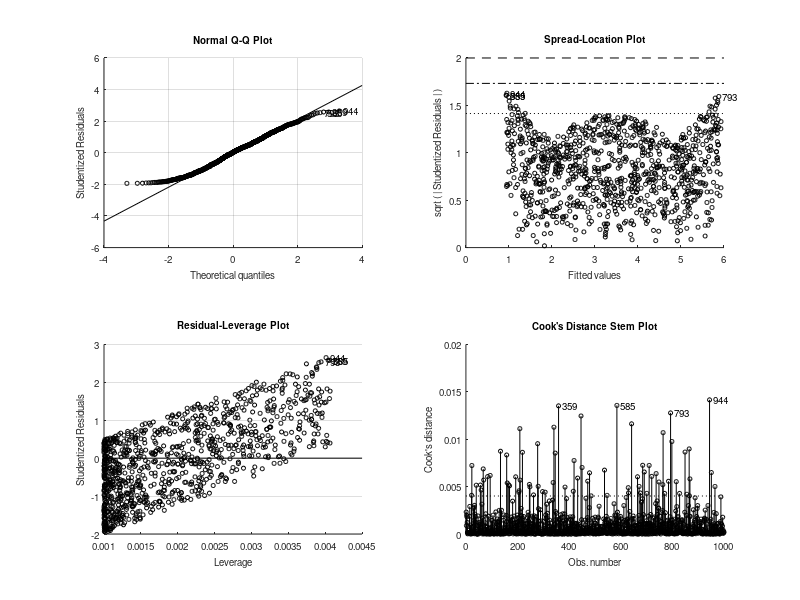
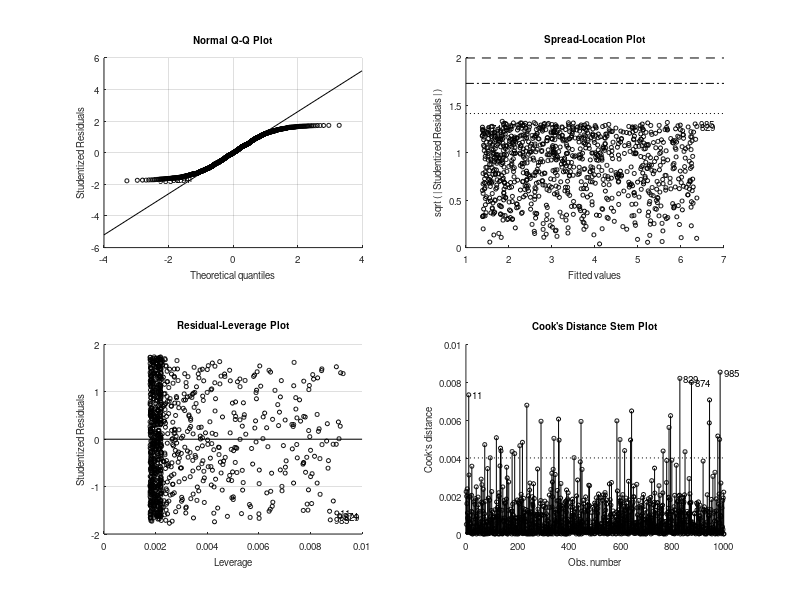

These charts were generated, in order, by the following MATLAB code: (Note: this script raises an error after producing the figures.)
% Bias-Variance Analysis

% First, we generate a synthetic dataset and examine the phenomenon of bias
% / variance tradeoff in different models. After that we will analyse some
% technique in order to manage the trade-off on real data. The presented
% procedures allow to decide which model, among a set of given models, is
% best suited for the problem analysed. For instance, we might want to
% select the most important features to use, the order of the polynomial in
% a regression, the coefficient for the regularization term or the K
% parameter in the K-NN method.

n_points = 1000;
eps = 0.7;
func = @(x) (1 + 1/2 * x + 1 / 10 * x.^2);

x = 5 * rand(n_points,1);
t = func(x);
t_noisy = func(x) + eps * rand(n_points, 1);

% After that we consider two different linear regression models.

lin_model = fitlm(x, t_noisy);

phi = [x x.^2];
qua_model = fitlm(phi, t_noisy);

% Let us plot in the parameter space the models we estimated and the
% optimal ones.

real_par = [1 1/2 1/10];
best_lin_par = [7/12 1 0];

lin_c = [lin_model.Coefficients.Estimate' 0];
qua_c = qua_model.Coefficients.Estimate;

figure();
plot3(real_par(1),real_par(2),real_par(3),'bx');
hold on
grid on;
plot3(best_lin_par(1),best_lin_par(2),best_lin_par(3),'ro');
plot3(lin_c(1),lin_c(2),lin_c(3),'r+');
plot3(qua_c(1),qua_c(2),qua_c(3),'b+');
title('Parameter space');
xlabel('w_0');
ylabel('w_1');
zlabel('w_2');

% As you can see from the two realizations of the parameters, the
% parameters of the family L1 lies in a 2D subspace, while the approximated
% quadratic models may span over a 3D subspace. Hence models from L2 might
% coincide with the real model, while linear models coming from L1 will
% always suffer from a bias which can not be reduced to zero.

% If we want to evaluate the bias and variance of the two chosen models, we
% should iterate the estimation procedure over multiple datasets.

n_repetitions = 100;
for ii = 1:n_repetitions
    % sample generation
    x = 5 * rand(n_points, 1);
    t = func(x);
    t_noisy = func(x) + eps * randn(n_points,1);
    phi = [x x.^2];
    
    lin_model = fitlm(x, t_noisy);
    qua_model = fitlm(phi, t_noisy);
    
    lin_coeff(ii,:) = [lin_model.Coefficients.Estimate' 0];
    qua_coeff(ii,:) = qua_model.Coefficients.Estimate;
end

figure();
plot3(real_par(1),real_par(2),real_par(3),'bx');
hold on
grid on;
plot3(best_lin_par(1),best_lin_par(2),best_lin_par(3),'ro');
plot3(lin_coeff(:,1),lin_coeff(:,2),lin_coeff(:,3),'r.');
plot3(qua_coeff(:,1),qua_coeff(:,2),qua_coeff(:,3),'b.');

title('Parameter space');
xlabel('w_0');
ylabel('w_1');
zlabel('w_2');

% In the figure you see how different trained models spread around the
% optimal parameters. The more points we consider for estimation, the more
% the resulting parameter vectors are close to the real and best model in
% hypothesis space L1, depending on the hypothesis space we choose.
% Remember that event if the estimated model coincides with the best model,
% we are not able to reduce the error on newly seen points to zero due to
% the irreducible error sigma^2.

% At last, we extract a new point and evaluate its bias and variance.

x_new = 5 * rand();
t_new = func(x_new) + eps * randn(1,1);
x_enh_new = [1 x_new 0];
phi_new = [1 x_new x_new.^2];

for ii = 1:n_repetitions
    y_pred_lin(ii) = lin_coeff(ii,:) * x_enh_new';
    y_pred_qua(ii) = qua_coeff(ii,:) * phi_new';
end

error_lin = mean((t_new - y_pred_lin).^2);
bias_lin = mean(func(x_new) - y_pred_lin)^2;
variance_lin = var(y_pred_lin);
var_t_lin = error_lin - variance_lin - bias_lin;

error_qua = mean((t_new - y_pred_qua).^2);
bias_qua = mean(func(x_new) - y_pred_qua)^2;
variance_qua = var(y_pred_qua);
var_t_qua = error_qua - variance_qua - bias_qua;

disp('---Single point---');
disp(['Linear error: ' num2str(error_lin)]);
disp(['Linear bias: ' num2str(bias_lin)]);
disp(['Linear variance: ' num2str(variance_lin)]);
disp(['Linear sigma: ' num2str(var_t_lin) ' (unreliable)']);

disp(['Quadratic error: ' num2str(error_qua)]);
disp(['Quadratic bias: ' num2str(bias_qua)]);
disp(['Quadratic variance: ' num2str(variance_qua)]);
disp(['Quadratic sigma: ' num2str(var_t_qua) ' (unreliable)']);

% In this case the estimation of the variance sigma^2 does not make sense
% since it has been done on a single sample.

% Similiarly we evaluate bias and variance by integrating over the entire
% input space [0,5] and have a more stable estimate.

n_samples = 101;
x_new = linspace(0,5,n_samples)';
t_new = func(x_new) + eps * randn(n_samples,1);
x_enh_new = [ones(n_samples,1) x_new zeros(n_samples,1)];
phi_new = [ones(n_samples,1) x_new x_new.^2];

for ii = 1:n_repetitions    
    y_pred_lin_all(ii,:) = lin_coeff(ii,:) * x_enh_new';
    y_pred_qua_all(ii,:) = qua_coeff(ii,:) * phi_new';
end

error_lin = sum(mean((repmat(t_new',n_repetitions,1) - y_pred_lin_all).^2)) / n_samples;
bias_lin = sum(mean(repmat(func(x_new'),n_repetitions,1) - y_pred_lin_all).^2) / n_samples;
variance_lin = sum(var(y_pred_lin_all)) / n_samples;
var_t_lin = (error_lin - bias_lin - variance_lin);

error_qua = sum(mean((repmat(t_new',n_repetitions,1) - y_pred_qua_all).^2)) / n_samples;
bias_qua = sum(mean(repmat(func(x_new'),n_repetitions,1) - y_pred_qua_all).^2) / n_samples;
variance_qua = sum(var(y_pred_qua_all)) / n_samples;
var_t_qua = (error_qua - bias_qua - variance_qua);

disp('---All dataset---')
disp(['Linear error: ' num2str(error_lin)]);
disp(['Linear bias: ' num2str(bias_lin)]);
disp(['Linear variance: ' num2str(variance_lin)]);
disp(['Linear sigma: ' num2str(var_t_lin)]);

disp(['Quadratic error: ' num2str(error_qua)]);
disp(['Quadratic bias: ' num2str(bias_qua)]);
disp(['Quadratic variance: ' num2str(variance_qua)]);
disp(['Quadratic sigma: ' num2str(var_t_qua)]);

% With this procedure we are able to check that the L2 is generally able to
% reduce both bias and variance, but it is not able to get a null irreducible error.